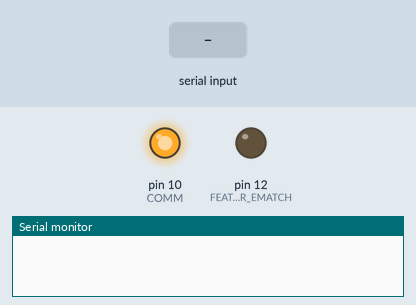
This sketch was run on a simulated Arduino Uno, built with avr-gcc and run on an emulated ATmega328P. On the bench: output pins drawn as LEDs (lit = HIGH), the last lines printed to the serial monitor. The inputs (shaded band) are chosen by the test bench.

Above: at 1.2 s.
1.3 s: "5" received over Serial
At 2.1 s:
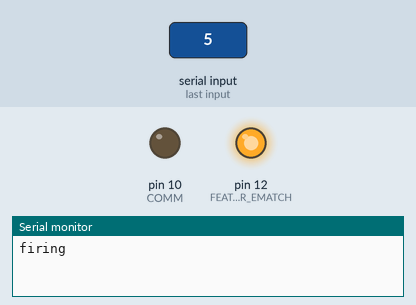
At 2.9 s:
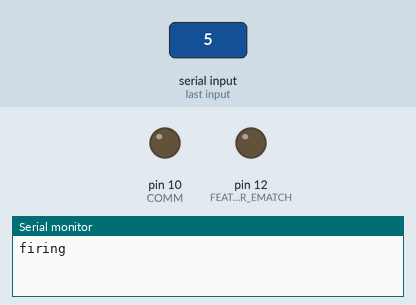
Timing chart, 0 to 4.4 s (numbered marks = the images above; inputs shaded):
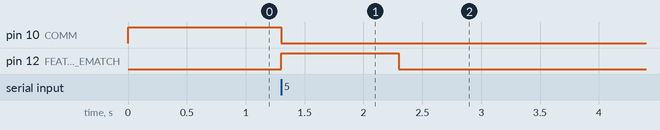

The sketch:

payload_deployment_feather.ino
```cpp
#define FEATHER_EMATCH 12
#define COMM 10

void setup() {
  Serial.begin(115200);
  pinMode(FEATHER_EMATCH, OUTPUT);
  pinMode(COMM, OUTPUT);

  digitalWrite(FEATHER_EMATCH,LOW);
  digitalWrite(COMM, OUTPUT);
}

void loop() {
  if(Serial.available()){
    char input = Serial.read();
    if (input == '5'){
      Serial.println("firing");
      digitalWrite(COMM,HIGH);
      digitalWrite(FEATHER_EMATCH,HIGH);
      digitalWrite(COMM,LOW);
      delay(1000);
      digitalWrite(FEATHER_EMATCH,LOW);
    }
  }
}
```

Measured:
- after the input at 1.3 s, pin 10 (COMM): HIGH → LOW at once; pin 12 (FEATHER_EMATCH): LOW → HIGH at once, → LOW 1.0 s later
